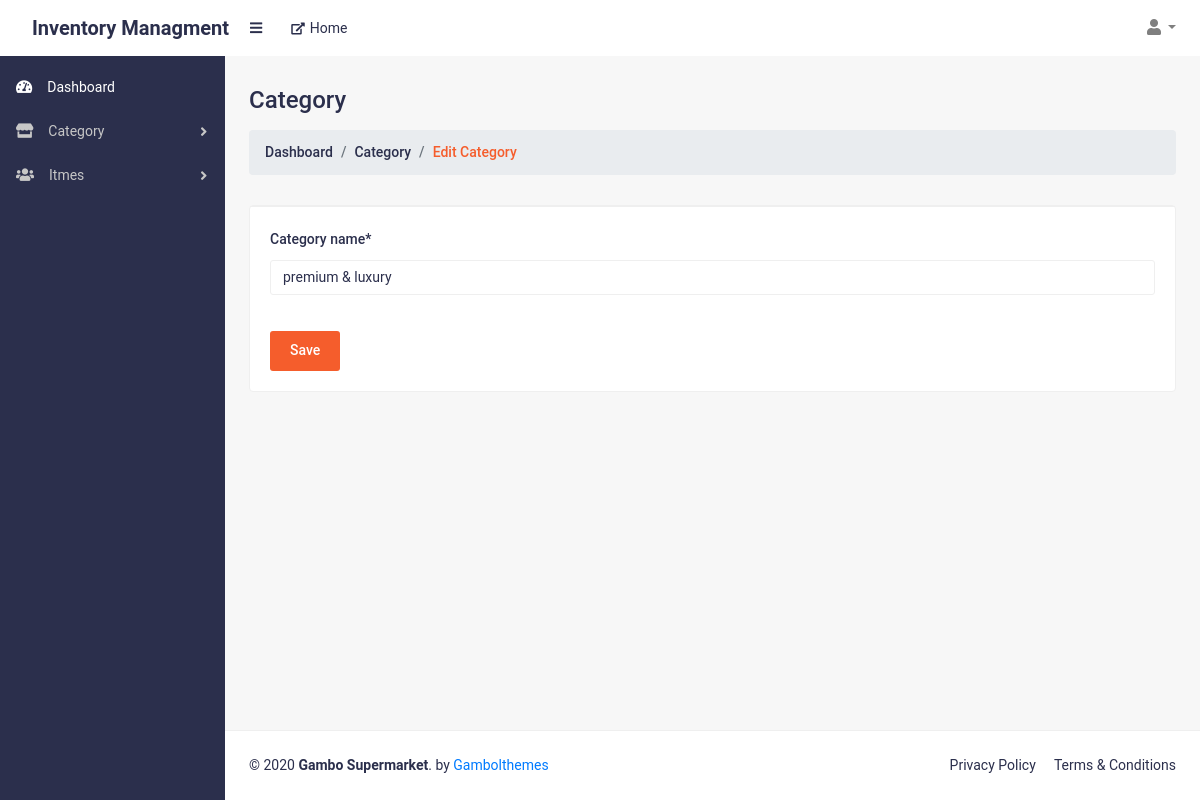
The app's page /editCategory/2 (signed in), older data.
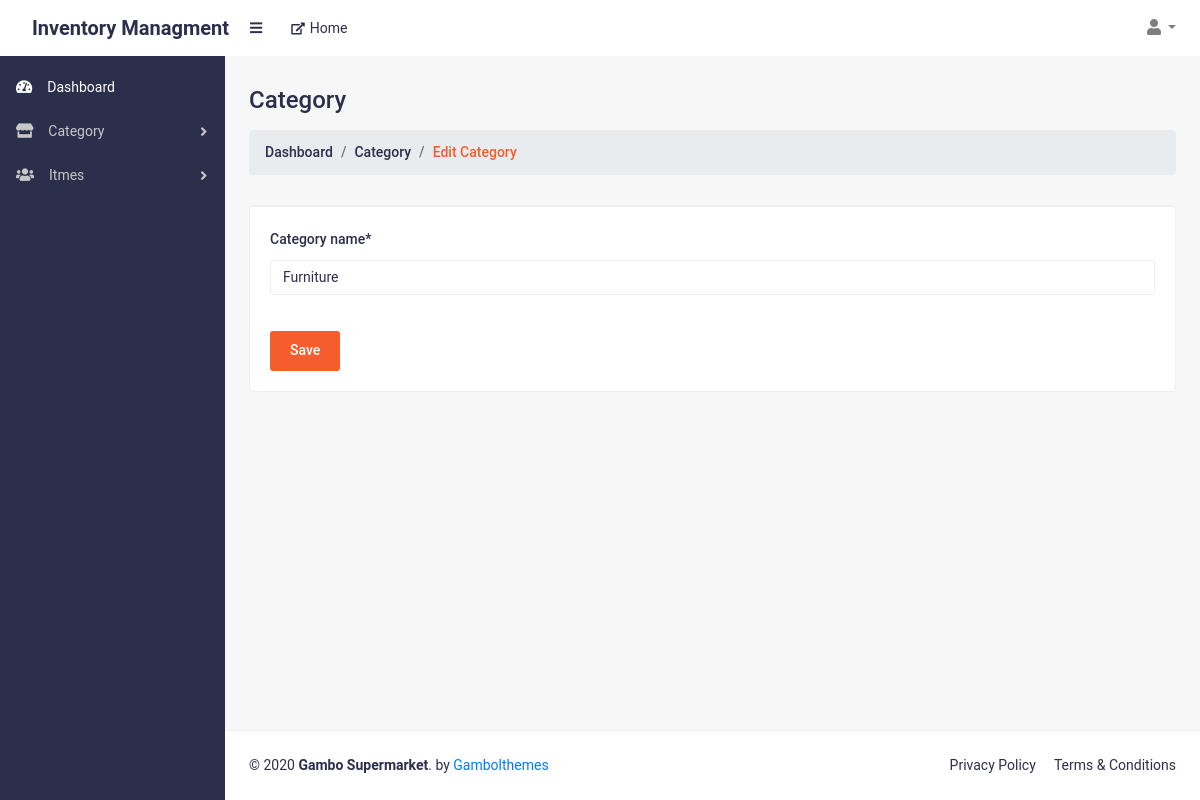
The same page, newer data.
### web/models.py (models this page shows, shortened)
class Category(models.Model):
    Category_Id = models.AutoField(primary_key=True)
    Category_name  = models.CharField(max_length=200, default="",unique=True)
    Super_Admin_Id=models.ForeignKey(Super_AdminAccount , on_delete=models.SET_NULL,blank=True,null=True)

### web/views.py (the view, shortened to what this page needs)
# urls.py: path('editCategory/<int:id>',editCategory.as_view(),name="editCategory"),
class editCategory(View):
    def get(self,request,id):
        try:
            sessionhandle = checkAdminSession(self,request)
            if sessionhandle:
                data = Category.objects.get(Category_Id = id)
                return render(request,'superadmin/editcategory.html',{'data':data})
            return redirect('superadminlogin')
        except:
            return redirect('superadminlogin')

### web/views.py (called while the page is built)
def checkAdminSession(self,request):
    if request.session.has_key('adminid'):
        return True
    else:
        return False

### templates/superadmin/editcategory.html (shortened to what this page needs)
{% extends 'superadmin/base.html' %}
{% load static %}
{% block body %}
<main>
    <div class="container-fluid">
        <h2 class="mt-30 page-title">Category</h2>
        <ol class="breadcrumb mb-30">
            <li class="breadcrumb-item"><a href="#">Dashboard</a></li>
            <li class="breadcrumb-item"><a href="#">Category</a></li>
            <li class="breadcrumb-item active">Edit Category </li>
        </ol>
        <div class="row">
            <div class="col-lg-12 col-md-12">
                <div class="card card-static-2 mb-30">
                    <div class="card-body-table">
                        <form action="" method="POST">
                        <div class="news-content-right pd-20">
                            <div class="form-group">
                                <label class="form-label">Category name*</label>
                                <input required type="text" class="form-control" placeholder="Enter Category name" name="category" value="{{data.Category_name}}">
                            </div>
                            <button class="save-btn hover-btn" type="submit">Save</button>
                        </div>
                    </form>
                    </div>
                </div>
            </div>
        </div>
</main>
{% endblock body %}

Row changes from the older to the newer data that the page shows:
changed Category: category "premium & luxury" → "Furniture"
